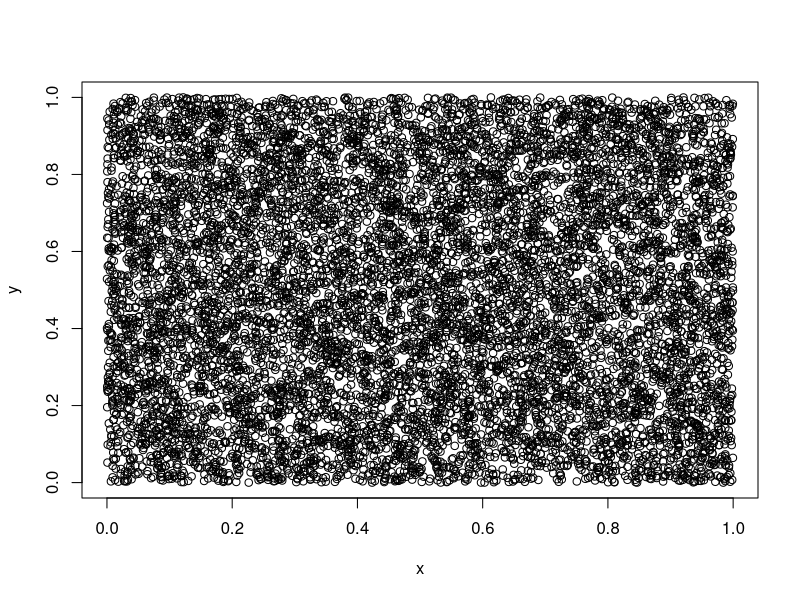
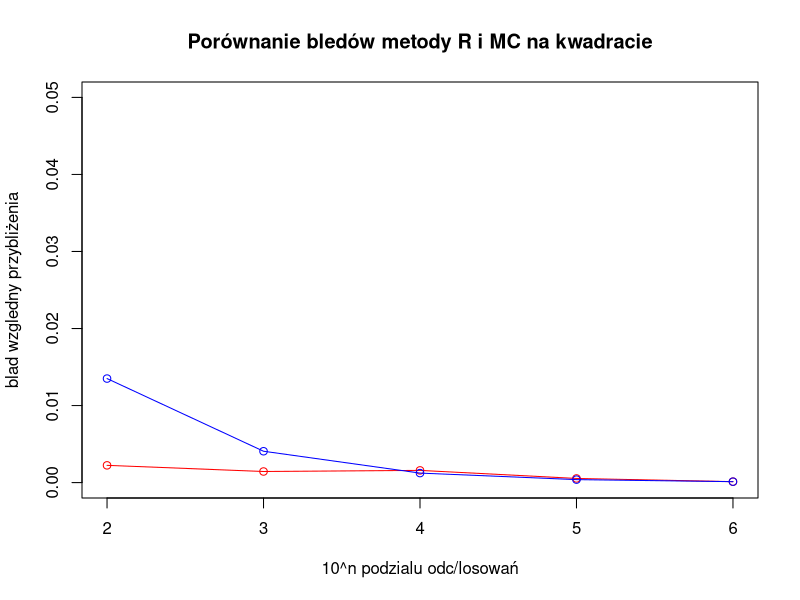
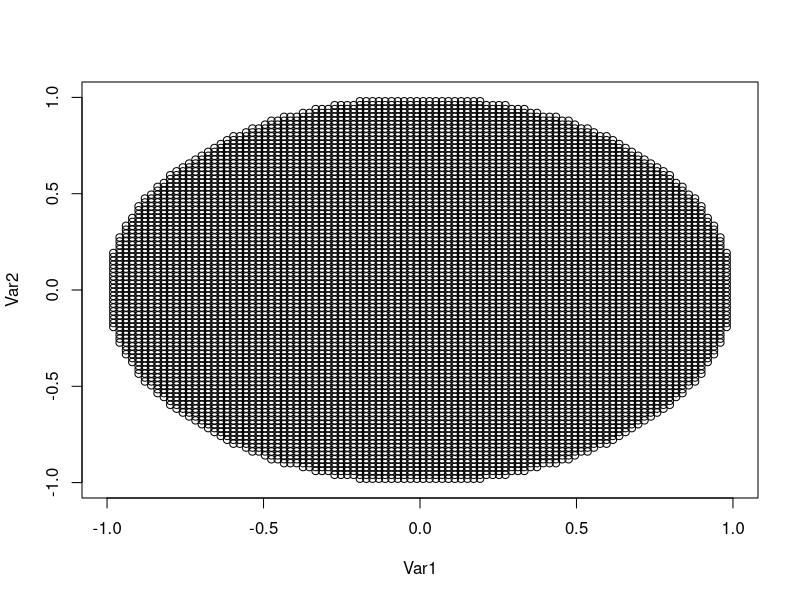
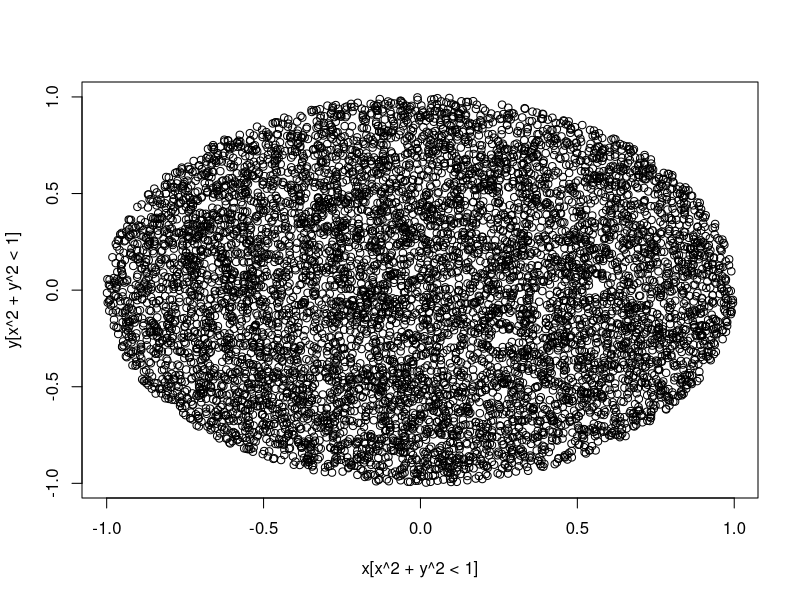
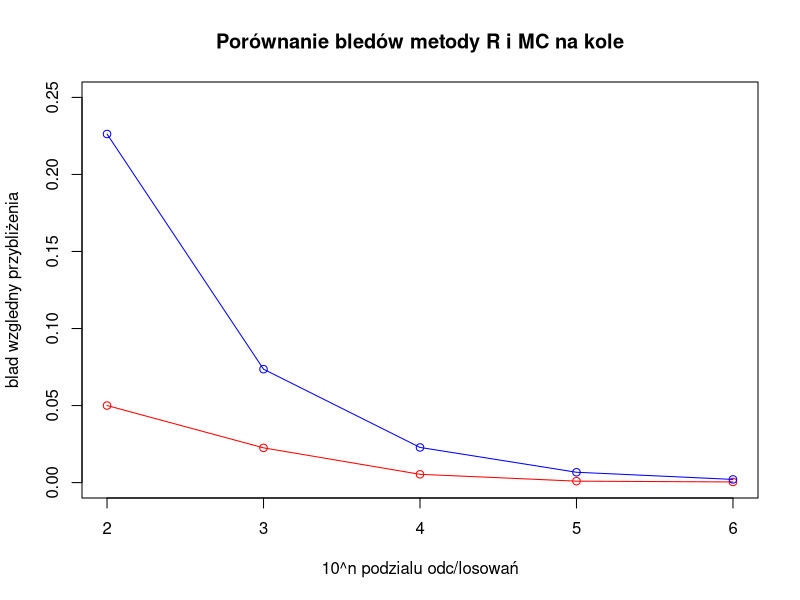
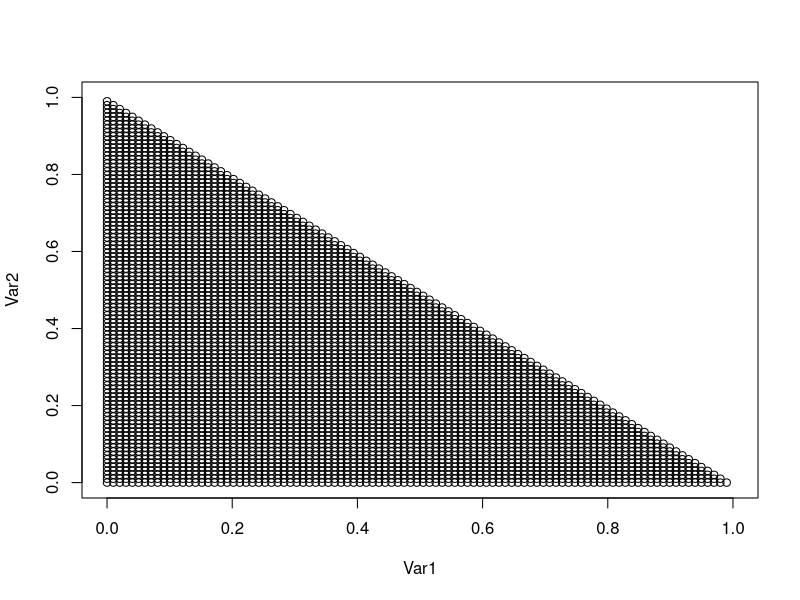
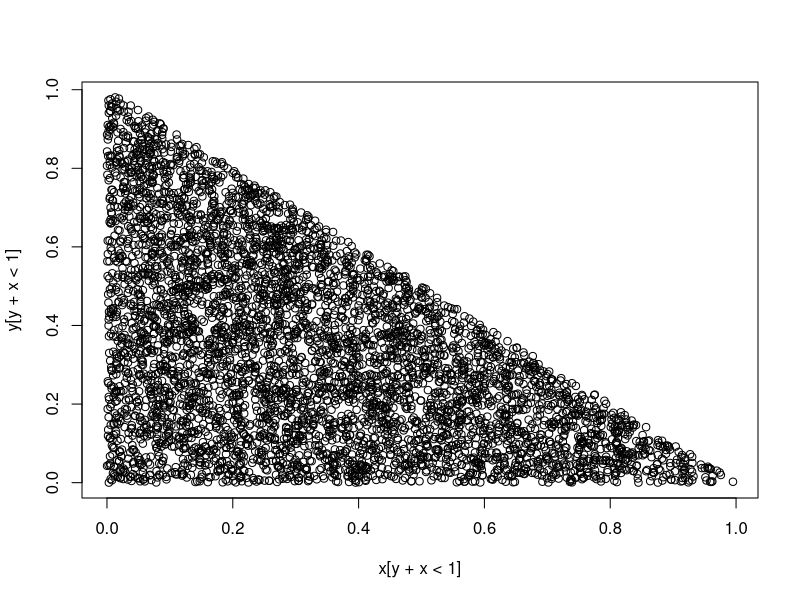
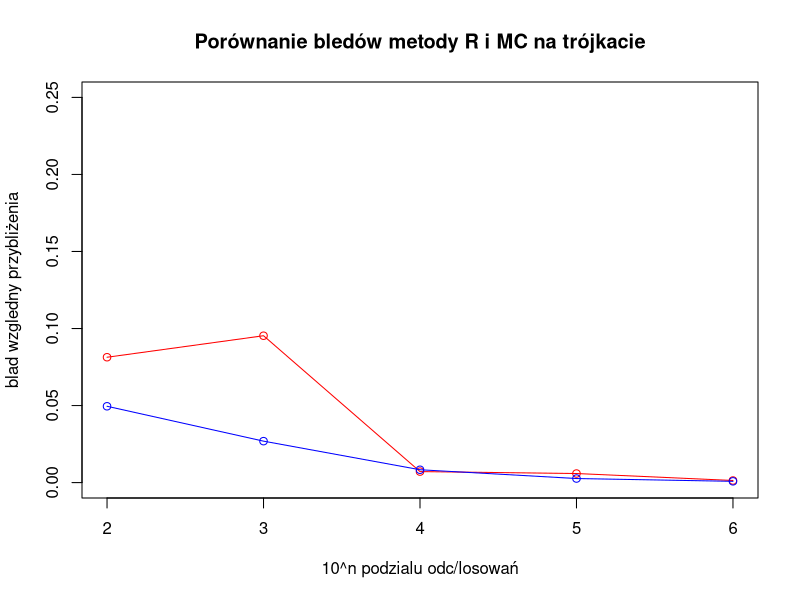

Source code (R) for these figures, in order:
## ---- chunk 1
#a) calka na kwadracie metoda aproksymacji Riemanna
f <- function(x,y) 1/(2*pi)*exp(-0.5*(x^2+y^2))  #funkcja gestosci dwuwymiarowygo rozkladu normalnego gdy \rho=0
m=100 #gestosc podzialu obszaru
a=0
b=1
#podzial obszaru na kwadraty
x=seq(a,b,length.out=m)
y=seq(a,b,length.out=m)
punkty=expand.grid(x,y) #macierz wspólrzednych kwadratow
#obliczanie calki podwójnej: pole obszaru*wartosci funkcji w wylosowanych punktach 
p=((b-a)/m)^2
sum(p*f(punkty[1],punkty[2]))
## ---- chunk 2
#a) calka na kwadracie Monte Carlo
f <- function(x,y) 1/(2*pi)*exp(-0.5*(x^2+y^2))  #funkcja gestosci dwuwymiarowygo rozkladu normalnego gdy \rho=0
m = 10000 #liczba wylosowanych punktów

a=0
b=1
#losowanie liczb z U(a,b)
x= a+(b-a)*runif(m)
y= a+(b-a)*runif(m)
plot(x,y) #wykres wylosowanych punktów z obszaru calkowania
#obliczanie calki podwójnej: pole obszaru*wartosci funkcji w wylosowanych punktach 
(b-a)^2*mean(f(x,y))

## ---- chunk 3
#porównanie obu metod ze wzgledu na liczbe m 
a=0
b=1
c1={}
c2={}
n <- c(100,1000,10000,100000,1000000) #liczba losowan punktu\liczba kwadratow w podziale
for (i in 1:5) {
  # MC
  x= a+(b-a)*runif(n[i])
  y= a+(b-a)*runif(n[i])
  c1[i] = (b-a)^2*mean(f(x,y))  #wektor calki MC dla różnych n
  # R
  x=seq(a,b,length.out=floor(sqrt(n[i]))) #bierzemy pierwiastek z n, bo chcemy mieć n kwadratów
  y=seq(a,b,length.out=floor(sqrt(n[i])))
  punkty={}
  punkty=expand.grid(x,y)
  p=((b-a)/floor(sqrt(n[i])))^2
  c2[i]=sum(p*f(punkty[1],punkty[2])) #wektor calki R dla różnych n
  
}

wartosc = 0.116516 # najlepsze przybliżenie wartosci calki
blad1 = abs(c1-wartosc)/wartosc #blad wzgledny MC
blad2 = abs(c2-wartosc)/wartosc #blad wzgledny R
plot(c(2,3,4,5,6), blad1, type = 'o', col = 'red',ylim = c(0,0.05), 
     xlab = '10^n podzialu odc/losowań', ylab = 'blad wzgledny przybliżenia', main = 'Porównanie bledów metody R i MC na kwadracie')
  lines(c(2,3,4,5,6),blad2,type = 'o', col= 'blue')

## ---- chunk 4
#b) calka po kole metoda aproksymacji Riemanna
m=100 #gestosc podzialu obszaru
a=-1
b=1
#podzial obszaru na kwadraty
x=seq(a,b,length.out=m)
y=seq(a,b,length.out=m)
punkty=expand.grid(x,y)
kolo=punkty[punkty[1]^2+punkty[2]^2<1,] #obszar calkowania
plot(kolo,xlim=c(-1,1),ylim=c(-1,1)) #wykres obszaru
#pole jednego kwadratu
p=(b-a)^2/(m^2)
#calka
sum(p*f(kolo[1],kolo[2]))

## ---- chunk 5
#b) calka po kole Monte Carlo
f <- function(x,y) 1/(2*pi)*exp(-0.5*(x^2+y^2))  #funkcja gestosci dwuwymiarowygo rozkladu normalnego gdy \rho=0
m = 10000 #liczba wylosowanych punktów

a=-1
b=1
x= a+(b-a)*runif(m)
y= a+(b-a)*runif(m)
#pole obszaru calkowania
Pole_ob=(b-a)^2*length(x[x^2+y^2<1])/length(x)
plot(x[x^2+y^2<1],y[x^2+y^2<1])  #wykres wylosowanych punktów z obszaru calkowania
#calka
Pole_ob*mean(f(x[x^2+y^2<1],y[x^2+y^2<1]))

## ---- chunk 6
#porównanie obu metod ze wzgledu na liczbe m 
a=-1
b=1
c1={}
c2={}
n <- c(100,1000,10000,100000,1000000) #liczba losowan punktu\liczba kwadratow w podziale
for (i in 1:5) {
  # MC
  x= a+(b-a)*runif(n[i])
  y= a+(b-a)*runif(n[i])
  Pole_ob=(b-a)^2*length(x[x^2+y^2<1])/length(x)
  c1[i] =Pole_ob*mean(f(x[x^2+y^2<1],y[x^2+y^2<1]))  #wektor calki MC dla różnych n
  # R
  x=seq(a,b,length.out=floor(sqrt(n[i]))) #bierzemy pierwiastek z n, bo chcemy mieć n kwadratów
  y=seq(a,b,length.out=floor(sqrt(n[i])))
  punkty={}
  punkty=expand.grid(x,y)
  kolo=punkty[punkty[1]^2+punkty[2]^2<1,]
  p=((b-a)/floor(sqrt(n[i])))^2
  c2[i]=sum(p*f(kolo[1],kolo[2])) #wektor calki R dla różnych n
  
}

wartosc = 1-sqrt(exp(-1)) # najlepsze przybliżenie wartosci calki
blad1 = abs(c1-wartosc)/wartosc #blad wzgledny MC
blad2 = abs(c2-wartosc)/wartosc #blad wzgledny R
plot(c(2,3,4,5,6), blad1, type = 'o', col = 'red',ylim = c(0,0.25), 
     xlab = '10^n podzialu odc/losowań', ylab = 'blad wzgledny przybliżenia', main = 'Porównanie bledów metody R i MC na kole')
lines(c(2,3,4,5,6),blad2,type = 'o', col= 'blue')

## ---- chunk 7

#c) calka po trójkacie metoda aproksymacji Riemanna
m=100 #gestosc podzialu obszaru
a=0
b=1
#podzial obszaru na kwadraty
x=seq(a,b,length.out=m)
y=seq(a,b,length.out=m)
punkty=expand.grid(x,y)
trojkat=punkty[punkty[1]+punkty[2]<1,] #obszar calkowania
plot(trojkat,xlim=c(0,1),ylim=c(0,1)) #wykres obszaru
#pole jednego kwadratu
p=(b-a)^2/(m^2)
#calka
sum(p*f(trojkat[1],trojkat[2]))

## ---- chunk 8
#c) calka po trójkacie Monte Carlo
f <- function(x,y) 1/(2*pi)*exp(-0.5*(x^2+y^2))  #funkcja gestosci dwuwymiarowygo rozkladu normalnego gdy \rho=0
m = 10000 #liczba wylosowanych punktów

a=0
b=1
#losowanie liczb z U(a,b)
x= a+(b-a)*runif(m)
y= a+(b-a)*runif(m)
#pole obszaru calkowania
Pole_ob=(length(x[y+x<1]))/length(x)
plot(x[y+x<1],y[y+x<1]) #wykres wylosowanych punktów z obszaru calkowania
#calka
Pole_ob*mean(f(x[y+x<1],y[y+x<1]))


## ---- chunk 9
#porównanie obu metod ze wzgledu na liczbe m 
a=0
b=1
c1={}
c2={}
n <- c(100,1000,10000,100000,1000000) #liczba losowan punktu\liczba kwadratow w podziale
for (i in 1:5) {
  # MC
  x= a+(b-a)*runif(n[i])
  y= a+(b-a)*runif(n[i])
  Pole_ob=(length(x[y+x<1]))/length(x)
  c1[i] =Pole_ob*mean(f(x[x+y<1],y[x+y<1]))  #wektor calki MC dla różnych n
  # R
  x=seq(a,b,length.out=floor(sqrt(n[i]))) #bierzemy pierwiastek z n, bo chcemy mieć n kwadratów
  y=seq(a,b,length.out=floor(sqrt(n[i])))
  punkty={}
  punkty=expand.grid(x,y)
  trojkat=punkty[punkty[1]+punkty[2]<1,]
  p=((b-a)/floor(sqrt(n[i])))^2
  c2[i]=sum(p*f(trojkat[1],trojkat[2])) #wektor calki R dla różnych n
  
}

wartosc =0.06773 # najlepsze przybliżenie wartosci calki
blad1 = abs(c1-wartosc)/wartosc #blad wzgledny MC
blad2 = abs(c2-wartosc)/wartosc #blad wzgledny R
plot(c(2,3,4,5,6), blad1, type = 'o', col = 'red',ylim = c(0,0.25), 
     xlab = '10^n podzialu odc/losowań', ylab = 'blad wzgledny przybliżenia', main = 'Porównanie bledów metody R i MC na trójkacie')
lines(c(2,3,4,5,6),blad2,type = 'o', col= 'blue')

## ---- chunk 10
# Porównanie zwyklej metody Monte Carlo z zmodyfikowana wersja - zmienne antytetyczne

f <- function(x,y) 1/(2*pi)*exp(-0.5*(x^2+y^2))  #funkcja gestosci dwuwymiarowygo rozkladu normalnego gdy \rho=0
m <- c(100, 1000, 10000, 100000) #liczba wylosowanych punktów

a=0
b=1
w1 = {}
w2 = {}
war1 ={}
war2 = {}
for (i in 1:4) {
  #tradycyjna MC
  x= a+(b-a)*runif(m[i])
  y= a+(b-a)*runif(m[i])
  w1[i] = (b-a)^2*mean(f(x,y))
  war1[i] = var(f(x,y))
  
  #MC ze zmiennymi antytetycznymi
  x1= runif(m[i]/2)
  y1= runif(m[i]/2)
  x2=1-x1
  y2=1-y1
  w2[i] = (b-a)^2*mean((f(x1,y1)+f(x2,y2))/2)
  war2[i] = var((f(x1,y1)+f(x2,y2))/2)
}
## ---- chunk 11
wartosc = 0.116516 # najlepsze przybliżenie wartosci calki
blad1 = abs(w1-wartosc)/wartosc #blad wzgledny MC
blad2 = abs(w2-wartosc)/wartosc #blad wzgledny MC Zm. antytetyczne
plot(c(2,3,4,5), blad1, type = 'o', col = 'red',ylim = c(0,0.025), 
     xlab = '10^n losowań', ylab = 'blad wzgledny przybliżenia', main = 'Porównanie bledów metody MC i MC zm. antet. na kwadracie')
lines(c(2,3,4,5),blad2,type = 'o', col= 'blue')
## ---- chunk 12
podsumowanie <- data.frame("liczba losowań"=m,"wartosc MC"=w1, "wariancja MC"=war1, 
                           "blad wzgl MC"=blad1,"wartosc MC-z.antyt."=w2, "wariancja MC-z.antyt."=war2, 
                           "blad wzgl MC-z.antyt."=blad2)
podsumowanie
